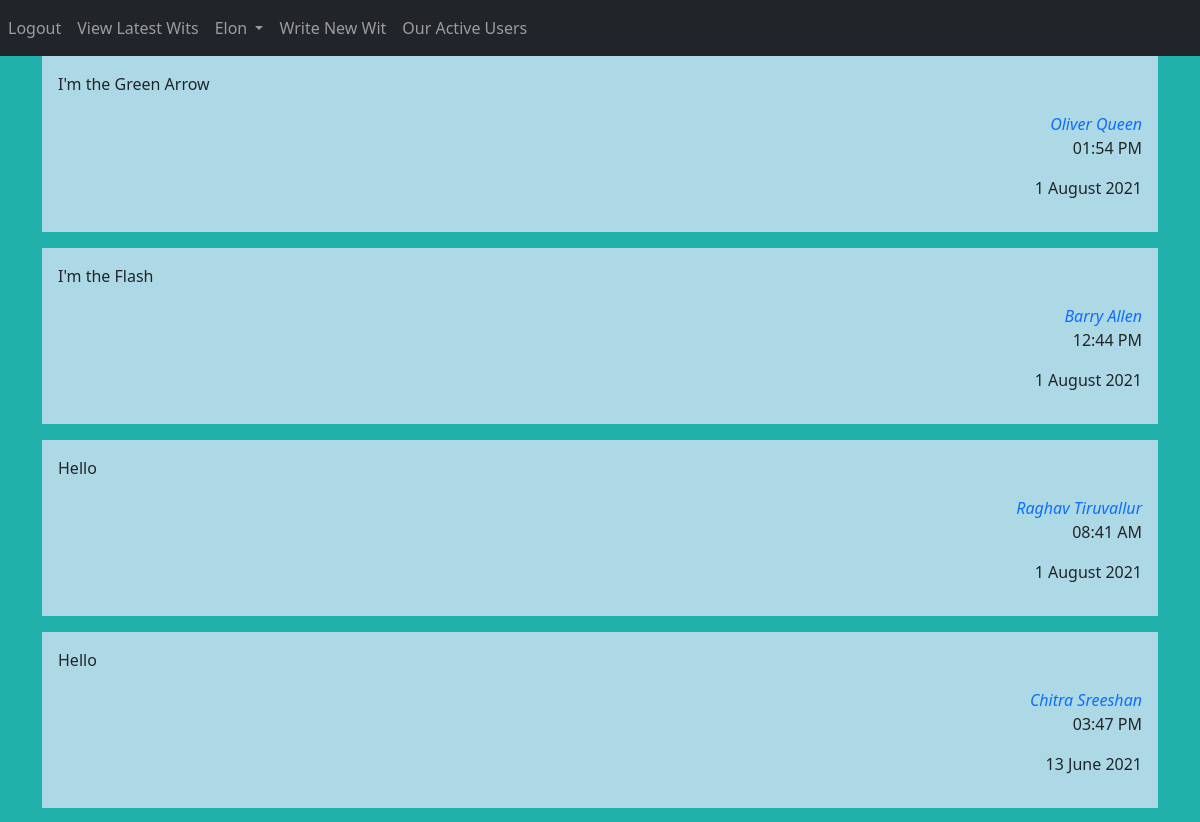
The page / (signed in, upper part) on the database as committed earlier.
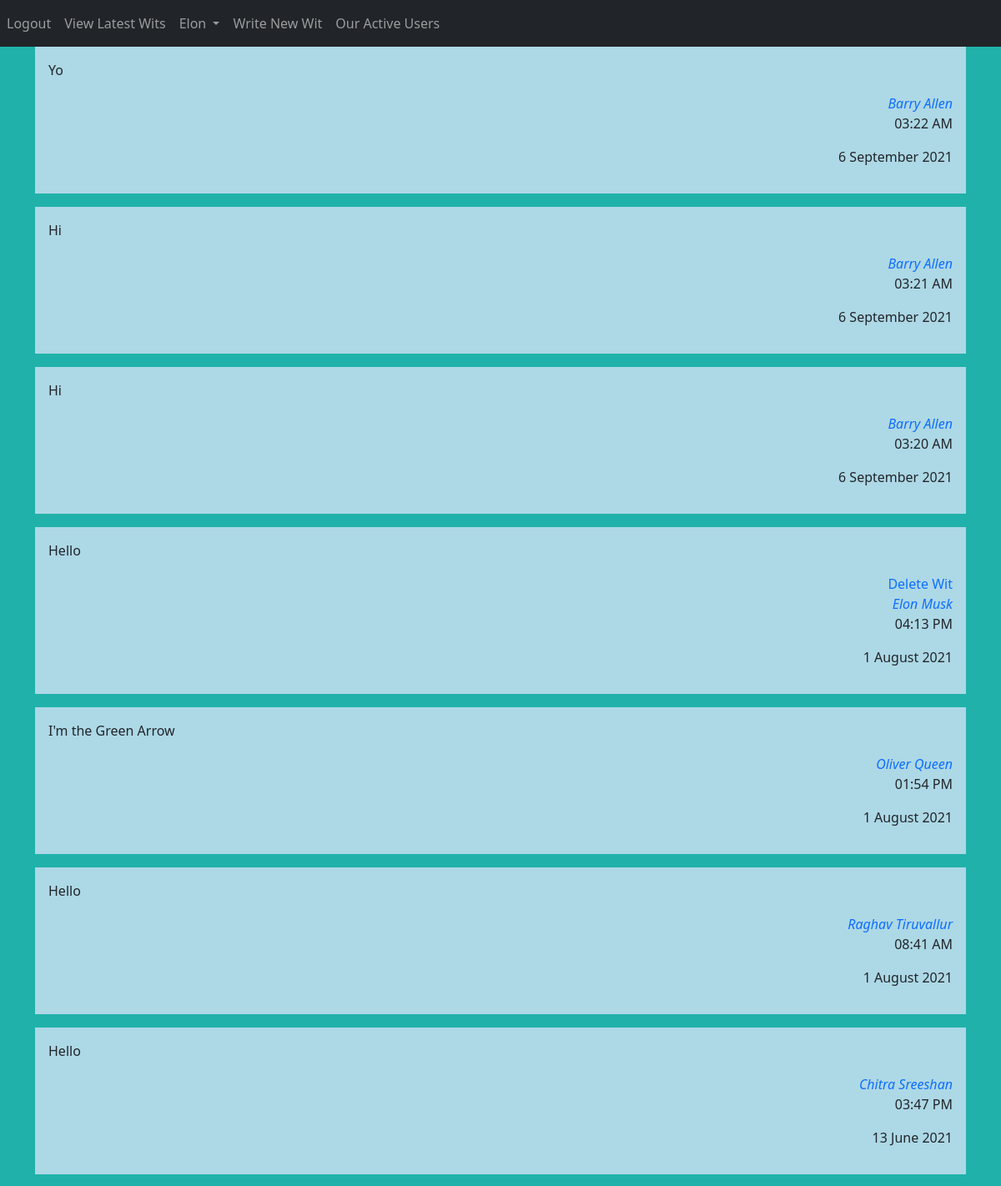
The same page on the database as committed later.
### Website/models.py (models this page shows)
class Blog(db.Model):
      id=db.Column(db.Integer,primary_key=True)
      data=db.Column(db.String(10000))
      date=db.Column(db.DateTime(timezone=True),default=func.now())
      userId=db.Column(db.Integer,db.ForeignKey('user.id'))

class User(db.Model,UserMixin):
    id=db.Column(db.Integer,primary_key=True)
    email=db.Column(db.String(100),unique=True)
    phoneNumber=db.Column(db.String(10),unique=True)
    password=db.Column(db.String(100))
    firstName=db.Column(db.String(100))
    lastName=db.Column(db.String(100))
    blogs=db.relationship('Blog')

### Website/views.py (the view)
@views.route("/")
@login_required
def home():
    blogAll=Blog.query.all()
    blogAll=blogAll[::-1]
    blogLength=len(blogAll)
    author=[]
    dates=list(map(lambda x:[x.date.strftime("%-d %B %Y"),x.date.strftime("%I:%M %p")],blogAll))
    for blog in blogAll:
        value=User.query.filter_by(id=blog.userId).first()
        author.append(value)
    return render_template("allblogs.html",blogs=blogAll,author=author,user=current_user,blogLength=blogLength,dates=dates)

### Website/__init__.py (called while the page is built)
def createApp():
    app=Flask(__name__)
    app.config['SECRET_KEY']='adflsbvgaj'
    app.config['SQLALCHEMY_DATABASE_URI']=f'sqlite:///{DB_NAME}'
    db.init_app(app)
    from .views import views
    from .auth import auth
    app.register_blueprint(views,url_prefix='/')
    app.register_blueprint(auth,url_prefix='/')
    from .models import User,Blog
    createDB(app)
    login_manager=LoginManager()
    login_manager.login_view='views.welcome'
    login_manager.init_app(app)
    @login_manager.user_loader
    def loadUser(id):
         return User.query.get(int(id))
    return app

### Website/templates/allblogs.html (shortened to what this page needs)
{% extends "base.html" %}
{% block content%}
{%for i in range(blogLength)%}
  {% if author[i].id!=user.id %}
  <figure>
    <div class="card-body" style="background-color:lightblue;">
      <p>{{blogs[i].data}}</p>
    <div align="right">
        <cite align="right" ><a href="/profile/@/{{author[i].id}}" style="text-decoration: none">{{author[i].firstName + " " +author[i].lastName}}</a></cite>
        <p>{{dates[i][1]}}</p>
        <p>{{dates[i][0]}}</p>
    </div>
      </div>
  </figure>
{% else %}
<figure>
  <div class="card-body" style="background-color:lightblue;">
    <p>{{blogs[i].data}}</p>
  <div align="right">
    <a href="/delete/{{user.id}}" style="text-decoration: none">Delete Wit</a><br/>
      <cite align="right" ><a href="/profile/@/{{author[i].id}}" style="text-decoration: none">{{author[i].firstName + " " +author[i].lastName}}</a></cite>
      <p>{{dates[i][1]}}</p>
      <p>{{dates[i][0]}}</p>
  </div>
    </div>
</figure>
{% endif %}
{% endfor %}
{%endblock%}

### Website/templates/base.html (shortened to what this page needs)
<!DOCTYPE html>
<html>
<head>
    <link href="https://cdn.jsdelivr.net/npm/bootstrap@5.0.1/dist/css/bootstrap.min.css" rel="stylesheet">
</head>
<body style="background-color: lightseagreen;">
    <nav class="navbar navbar-expand-lg navbar-dark bg-dark">
          <div class="collapse navbar-collapse" id="navbar">
            <ul class="navbar-nav me-auto mb-2 mb-lg-0">
              <li class="nav-item">
                {% if user.is_authenticated%}
                <a class="nav-item nav-link" id="logout" href="/logout">Logout</a>
              </li>
              <li>
                <a class="nav-item nav-link" id="home" href="/">View Latest Wits</a>
              </li>
              <li class="nav-item dropdown">
                <a class="nav-link dropdown-toggle" href="#" id="navbarDropdown" role="button" data-bs-toggle="dropdown" aria-expanded="false">
                  {{user.firstName}}
                </a>
                <li>
                <a class="nav-item nav-link" id="viewblogs" href="/writeBlog">Write New Wit</a>
                </li>
                <li>
                  <a class="nav-item nav-link" id="viewblogs" href="/bloggers">Our Active Users</a>
                </li>
              </li>
        {%endif%}
      </nav>
      <div class="container">
          {%block content%}
          {%endblock%}
      </div>
</body>
</html>

Rows that differ between the two databases and show on the page:
removed Blog: data "I'm the Flash"
added Blog: data "Yo"
added Blog: data "Hi"
added Blog: data "Hi"
added Blog: data "Hello"
Other text that changed with them:
new list line: "Barry Allen"
new list line: "03:22 AM 6 September 2021"
new list line: "03:21 AM 6 September 2021"
new list line: "03:20 AM 6 September 2021"
new list line: "Delete Wit 04:13 PM 1 August 2021"
new list line: "Elon Musk"
list line gone: "Barry Allen"
list line gone: "12:44 PM 1 August 2021"
